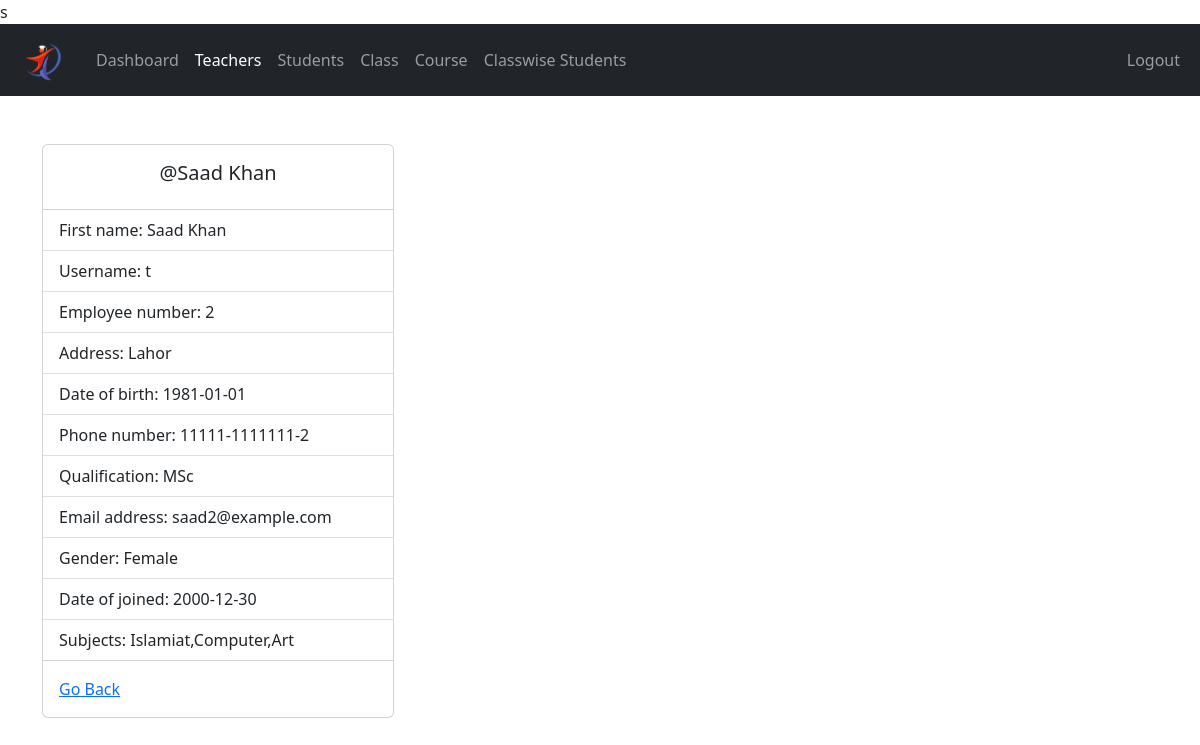
The page /UI/admin/teacher-view.php?idTeacher=2 (signed in) on the database its author committed.
### tables this page shows
CREATE TABLE `teacher` (
  `idTeacher` int(11) NOT NULL AUTO_INCREMENT,
  `userID` int(11) NOT NULL,
  `name` varchar(45) NOT NULL,
  `gender` varchar(10) NOT NULL,
  `email` varchar(45) DEFAULT NULL,
  `phone_no` varchar(45) DEFAULT NULL,
  `Education` varchar(45) NOT NULL,
  `Address` varchar(45) DEFAULT NULL,
  `DOB` date NOT NULL,
  `CNIC_NO` varchar(45) NOT NULL,
  `Date_of_joining` date NOT NULL,
  PRIMARY KEY (`idTeacher`),
  UNIQUE KEY `CNIC_NO_UNIQUE` (`CNIC_NO`),
  KEY `fk_Teacher_USER1_idx` (`userID`),
  CONSTRAINT `fk_Teacher_USER1` FOREIGN KEY (`userID`) REFERENCES `user` (`UserID`)
);

CREATE TABLE `user` (
  `UserID` int(11) NOT NULL AUTO_INCREMENT,
  `username` varchar(45) NOT NULL,
  `password` varchar(45) DEFAULT NULL,
  `Role` enum('Teacher','Admin','Student') NOT NULL,
  PRIMARY KEY (`UserID`)
);

CREATE TABLE `teacher_subjects` (
  `TeacherId` int(11) NOT NULL,
  `SubID` int(11) NOT NULL,
  PRIMARY KEY (`TeacherId`,`SubID`),
  KEY `fk_Teacher_has_Subject_Subject1_idx` (`SubID`),
  KEY `fk_Teacher_has_Subject_Teacher1_idx` (`TeacherId`),
  CONSTRAINT `fk_Teacher_has_Subject_Subject1` FOREIGN KEY (`SubID`) REFERENCES `subject` (`idSubject`) ON DELETE CASCADE,
  CONSTRAINT `fk_Teacher_has_Subject_Teacher1` FOREIGN KEY (`TeacherId`) REFERENCES `teacher` (`idTeacher`) ON DELETE CASCADE
);

CREATE TABLE `subject` (
  `idSubject` int(11) NOT NULL AUTO_INCREMENT,
  `name` varchar(45) NOT NULL,
  PRIMARY KEY (`idSubject`)
);

### UI/admin/data/teacher.php (called while the page is built, shortened)
<?php
function getTeachersSubjects($teacher_id, $conn)
{
  $sql = "SELECT ts.TeacherId, s.idSubject, s.name AS subject_name, t.name AS teacher_name
            FROM subject s
            INNER JOIN teacher_subjects ts ON s.idSubject = ts.SubID
            INNER JOIN teacher t ON ts.TeacherId = t.idTeacher
            WHERE ts.TeacherId=?";
  $stmt = $conn->prepare($sql);
  $stmt->execute([$teacher_id]);
  $results = $stmt->fetchAll(PDO::FETCH_ASSOC);
  if (empty($results)) {
    return 0;
  } else {
    return $results;
  }
}
function getUsername($Uid, $conn)
{
  $sql = "SELECT username FROM user WHERE UserID=?";
  $stmt = $conn->prepare($sql);
  $stmt->execute([$Uid]);
  $result = $stmt->fetch(PDO::FETCH_ASSOC);
  if ($result) {
    return $result['username'];
  } else {
    return 0;
  }
}
function getTeacherById($teacher_id, $conn)
{
  $sql = "SELECT * FROM teacher
           WHERE idTeacher=?";
  $stmt = $conn->prepare($sql);
  $stmt->execute([$teacher_id]);
  if ($stmt->rowCount() == 1) {
    $teacher = $stmt->fetch();
    return $teacher;
  } else {
    return 0;
  }
}

### UI/admin/teacher-view.php (the view, shortened to what this page needs)
<?php
if (
  isset($_SESSION['UserID']) &&
  isset($_SESSION['role'])
) {
  if ($_SESSION['role'] == 'Admin') {
    include "../DB_connection.php";
    include "data/teacher.php";
    include "data/class.php";
    if (isset($_GET['idTeacher'])) {
      $teacher_id = $_GET['idTeacher'];
      $teacher = getTeacherById($teacher_id, $conn);
      ?>
      <!DOCTYPE html>
      <html lang="en">
      <head>
        <link rel="stylesheet" href="https://cdn.jsdelivr.net/npm/bootstrap@5.2.0/dist/css/bootstrap.min.css">
        <link rel="stylesheet" href="../css/style.css">
        <link rel="stylesheet" href="https://cdnjs.cloudflare.com/ajax/libs/font-awesome/4.7.0/css/font-awesome.min.css">
      </head>
      <body>s
        <?php
        include "inc/navbar.php";
        if ($teacher != 0) {
          ?>
          <div class="container mt-5">
            <div class="card" style="width: 22rem;">
              <div class="card-body">
                <h5 class="card-title text-center">@<?= $teacher['name'] ?></h5>
              </div>
              <ul class="list-group list-group-flush">
                <li class="list-group-item">First name: <?= $teacher['name'] ?></li>
                <li class="list-group-item">Username:
                  <?php
                  $username = getUsername($teacher['userID'], $conn);
                  if ($username !== 0) {
                    echo $username;
                  } else {
                    echo "No data found.";
                  }
                  ?>
                </li>
                <li class="list-group-item">Employee number: <?= $teacher['idTeacher'] ?></li>
                <li class="list-group-item">Address: <?= $teacher['Address'] ?></li>
                <li class="list-group-item">Date of birth: <?= $teacher['DOB'] ?></li>
                <li class="list-group-item">Phone number: <?= $teacher['CNIC_NO'] ?></li>
                <li class="list-group-item">Qualification: <?= $teacher['Education'] ?></li>
                <li class="list-group-item">Email address: <?= $teacher['email'] ?></li>
                <li class="list-group-item">Gender: <?= $teacher['gender'] ?></li>
                <li class="list-group-item">Date of joined: <?= $teacher['Date_of_joining'] ?></li>
                <li class="list-group-item">Subjects:
                  <?php
                  $subjects = getTeachersSubjects($teacher['idTeacher'], $conn);
                  if ($subjects !== 0) {
                    $i=1;
                    foreach ($subjects as $subject) {
                      if ($i > 1) {
                      echo ",";
                      }
                      echo $subject['subject_name'];
                      $i++;
                    }
                  } else {
                    echo "No data found.";
                  }
                  ?>
                </li>
              </ul>
              <div class="card-body">
                <a href="teacher.php" class="card-link">Go Back</a>
              </div>
            </div>
          </div>
          <?php
        } else {
          header("Location: teacher.php");
          exit;
        }
        ?>
      </body>
      </html>
      <?php
    } else {
      header("Location: teacher.php");
      exit;
    }
  } else {
    header("Location: ../login.php");
    exit;
  }
} else {
  header("Location: ../login.php");
  exit;
}
?>

### rows shown on the page
teacher: name "Saad Khan", userID.username "t", idTeacher "2", Address "Lahor", DOB "1981-01-01", CNIC_NO "11111-1111111-2", Education "MSc", email "saad2@example.com", gender "Female", Date_of_joining "2000-12-30"
teacher_subjects: SubID.name "Islamiat"
teacher_subjects: SubID.name "Computer"
teacher_subjects: SubID.name "Art"
